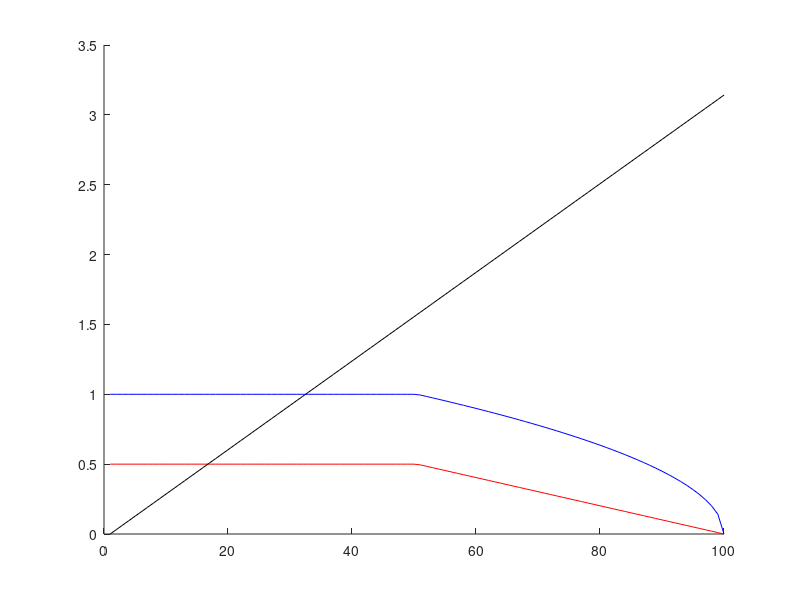

Recreate this plot in MATLAB.
function bandCode
shiftAmount=0.5;
thetaPos=linspace(0,pi,100);



%linear
shifter=(thetaPos/-pi+1)*2;
shifter(shifter>1)=1;
shifter=shifter*shiftAmount;
figure (10); clf;hold on;
plot(shifter,'r'); plot(thetaPos,'k')
shifter=sqrt((thetaPos/-pi+1)*2);
shifter(shifter>1)=1;
shifter(50)
plot(shifter,'b');

%curved:


